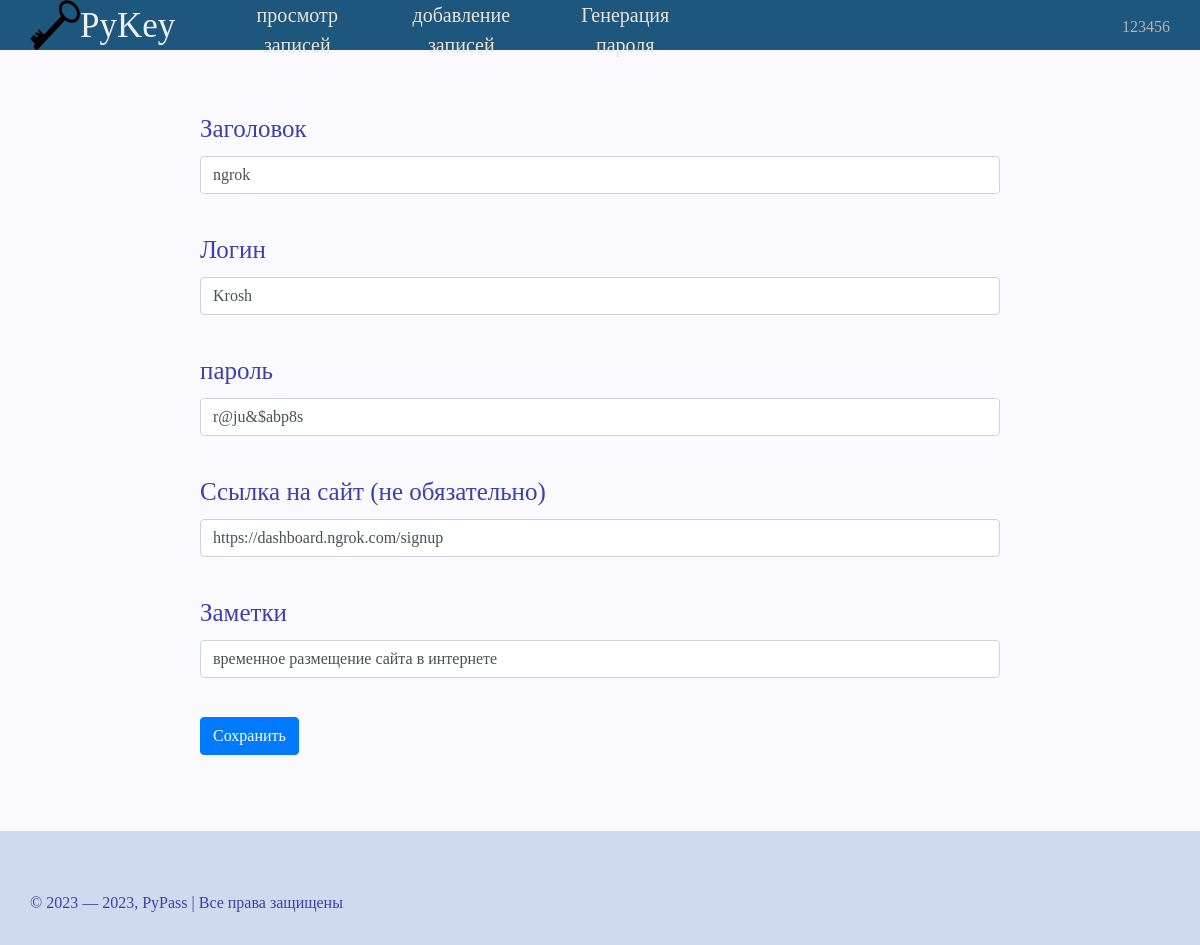
The app's page /change_info/2 (signed in) with its own data.
### data/user.py (models this page shows, shortened)
class User(SqlAlchemyBase, UserMixin):
    __tablename__ = 'users'
    id = sqlalchemy.Column(sqlalchemy.Integer,
                           primary_key=True, autoincrement=True)
    name = sqlalchemy.Column(sqlalchemy.String, nullable=True)
    email = sqlalchemy.Column(sqlalchemy.String,
                              index=True, unique=True, nullable=True)
    password = sqlalchemy.Column(sqlalchemy.String, nullable=True)
    reset_code = sqlalchemy.Column(sqlalchemy.String, nullable=True)

### data/passwords.py (models this page shows, shortened)
class Passwords(SqlAlchemyBase):
    __tablename__ = 'password'
    id = sqlalchemy.Column(sqlalchemy.Integer,
                           primary_key=True, autoincrement=True)
    user_id = sqlalchemy.Column(sqlalchemy.Integer,
                                sqlalchemy.ForeignKey("users.id"))
    title = sqlalchemy.Column(sqlalchemy.String)
    login = sqlalchemy.Column(sqlalchemy.String)
    password = sqlalchemy.Column(sqlalchemy.String)
    site = sqlalchemy.Column(sqlalchemy.String)
    note = sqlalchemy.Column(sqlalchemy.String, nullable=True)

### server.py (the view, shortened to what this page needs)
@app.route('/change_info/<int:id>', methods=['GET', 'POST'])
def change_info(id):
    error = ''
    form = AddInfo()
    db_sess = db_session.create_session()
    somedata = db_sess.query(Passwords).filter(Passwords.id == id).first()
    form.title.data = somedata.title
    form.login.data = somedata.login
    form.password.data = fernet.decrypt(somedata.password).decode()
    form.site.data = somedata.site
    form.note.data = somedata.note
    return render_template('adding.html', form=form, error=error)

### forms.py
class AddInfo(FlaskForm):
    title = StringField('Заголовок', validators=[DataRequired(), Length(max=30)])
    login = StringField('Логин', validators=[DataRequired(), Length(max=40)])
    password = StringField('пароль', validators=[DataRequired(), Length(max=40)])
    note = StringField('Заметки', validators=[SpaceRequired])
    site = StringField('Ссылка на сайт (не обязательно)', validators=[RealLinkRequired])
    submit = SubmitField('Сохранить')

### data/db_session.py (called while the page is built)
def create_session() -> Session:
    global __factory
    return __factory()

### server.py (called while the page is built)
@login_manager.user_loader
def load_user(user_id):
    db_sess = db_session.create_session()
    return db_sess.query(User).get(user_id)

### templates/adding.html (shortened to what this page needs)
{% extends "base.html" %}
{% block content %}
    <form action="" method="post">
        {{ form.title.label }}
        {{ form.title(class="form-control") }}<br>
        {{ form.login.label }}
        {{ form.login(class="form-control") }}<br>
        {{ form.password.label }}
        {{ form.password(class="form-control") }}<br>
        {{ form.site.label }}
        {{ form.site(class="form-control") }}<br>
        {{ form.note.label }}
        {{ form.note(class="form-control") }}<br>
        <p>{{ form.submit(type="submit", class="btn btn-primary") }}</p>
    </form>
{% endblock %}

### templates/base.html (shortened to what this page needs)
<!DOCTYPE html>
<html lang="ru">
<head>
	<link rel="stylesheet" href="https://maxcdn.bootstrapcdn.com/bootstrap/4.0.0/css/bootstrap.min.css">
	<link rel="stylesheet" type="text/css" href="{{ url_for('static', filename='css/mainstyle.css') }}">
</head>
<body>
	<div class="header">
		<div class="logo">
			<a href="{{ url_for('index') }}"><img class="logotip" src="{{ url_for('static', filename='data/key.png') }}" alt="logo"></a>
			<span class="smallintrodaction">PyKey</span>
			<div class="menu">
				{% if current_user.is_authenticated %}
					<ul>
						<li><a href="{{ url_for('View_list') }}">просмотр записей</a></li>
						<li><a href="{{ url_for('Adding_info') }}">добавление записей</a></li>
						<li><a href="{{ url_for('create_pass') }}">Генерация пароля</a></li>
					</ul>
				{% else %}
					<ul>
						<li><a href="{{ url_for('create_pass') }}">Генерация пароля</a></li>
					</ul>
				{% endif %}
				<div class="profile">
					{% if current_user.is_authenticated %}
						<a href="{{ url_for('profile') }}" class="login">{{ current_user.name }}</a>
					{% else %}
						<a href="{{ url_for('login') }}" class="login">Авторизаяция</a>
						<a href="{{ url_for('regist') }}" class="regist">регистрация</a>
					{% endif %}
				</div>
			</div>
		</div>
	</div>
	<div class="container_box">
    		{% block content %}{% endblock %}
	</div>
	<div class="footer">
		<div class="footer-text">© 2023 — 2023, PyPass | Все права защищены</div>
	</div>
</body>
</html>

### static/css/mainstyle.css (style rules this page uses)
html { height: 100%; }
body { font-family: fantasy; margin: 0; padding: 0; color: #3F3FAA; display: flex; flex-direction: column; height: 100%; background-color: #F9F9FE; }
.header { background-color: #1E577D; text-align: left; color:#EEE; flex: 0 0 auto; }
.logo { max-height: 50px; margin: 0px 30px; display:flex; }
.logotip { width: 50px; height: 50px; }
.smallintrodaction { font-size: 35px; height: 50px; cursor: default; color: FFF; }
.profile { position: absolute; margin: 15px; 15px; right: 0px; top: 0px; }
.login { margin: 15px; 15px; text-decoration: none; color: #B4B4B4; }
.menu ul li { list-style: none; float: left; text-align: center; }
.menu ul li a { color:#EBE4D8; margin-left: 10px; margin-right: 10px; display: inline-block; text-decoration: none; width: 12vw; font-size: 20px; height: 50px; cursor: pointer; }
.container_box { flex: 1 0 auto; font-size: 25px; margin: 60px; margin-left: 200px; margin-right: 200px; }
.footer { position: relative; flex: 0 0 auto; width: 100%; background-color: #D0DAEE; }
.footer-text { margin: 30px; margin-top: 60px; }

### records on screen
User: name "123456"
Passwords: title "ngrok", login "Krosh", password "r@ju&$abp8s", site "https://dashboard.ngrok.com/signup", note "временное размещение сайта в интернете"
